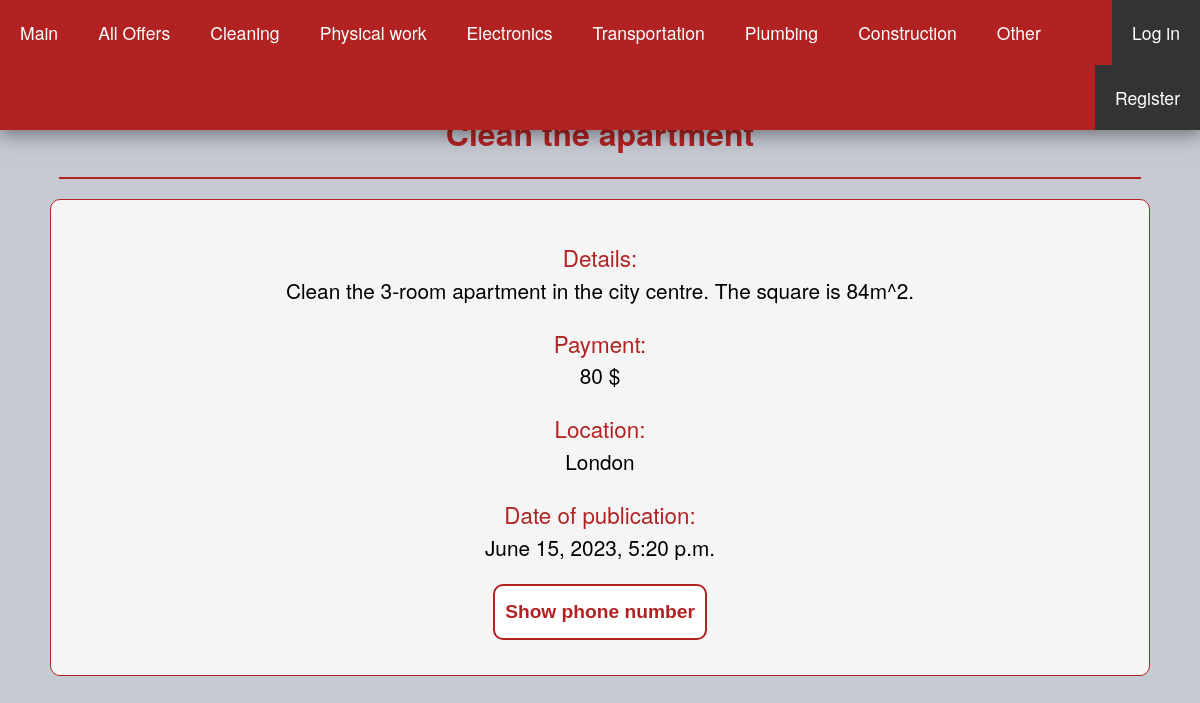
/offers/30, run on the app's committed database.
### job_app/models.py (models this page shows, shortened)
class Offer(models.Model):
    OFFER_CATEGORY = [('pl', 'plumbing'), ('el', 'electronics'), ('pw', 'physical work'),
                      ('cl', 'cleaning'), ('tr', 'transportation'), ('co', 'construction'),  ('ot', 'other')]
    title = models.CharField(blank=False, max_length=100)
    description = models.TextField(blank=False, max_length=500)
    category = models.CharField(blank=False, max_length=2, choices=OFFER_CATEGORY)
    payment = models.PositiveBigIntegerField(blank=False, default=0)
    city = models.CharField(blank=False, max_length=50, default="")
    issued = models.DateTimeField()
    phone = models.PositiveBigIntegerField(blank=False)
    user_id = models.CharField(blank=False, max_length=100, default="")

### job_app/views.py (the view)
# urls.py: path("offers/<int:offer_id>", app_views.offer, name="offer"),
def offer(request, offer_id):
    try:
        o = Offer.objects.get(id=offer_id)
        context = {'offer': o}
        print(o.user_id)
        return render(request, "offer.html", context)
    except:
        return django.http.HttpResponseNotFound("Not found")

### job_app/templates/offer.html (shortened to what this page needs)
{% extends "base.html" %}
{% block content %}
    <body class="offer">
        <h1>{{ offer.title }}</h1>
        <hr>
        <div class="container">
            <p class="offer"><span class="element">Details:</span><br>{{ offer.description }}</p>
            <p class="offer"><span class="element">Payment:</span><br>{{ offer.payment }} $</p>
            <p class="offer"><span class="element">Location:</span><br>{{ offer.city }}</p>
            <p class="offer"><span class="element">Date of publication:</span><br>{{ offer.issued }}</p>
        <button class="show-btn" id="number-btn">Show phone number</button>
        </div>
    </body>
{% endblock %}

### job_app/static/job_app/style/style.css (style rules this page uses)
body.offer { padding: 0; margin: 0; font-family: Helvetica Neue, Arial, sans-serif; text-align: center; background-color: #c5c9d2; }
h1 { color: firebrick; text-align: center; }
hr { border: 1px solid firebrick; width: 90%; }
.container { background-color: whitesmoke; padding: 20px 20px; margin: 20px 50px; border-radius: 10px; border: 1px solid firebrick; }
.element { color: firebrick; font-size: 1.4rem; }
p.offer { font-size: 1.3rem; line-height: 1.5; }
.show-btn { padding: 15px 10px; margin-bottom: 15px; border-radius: 10px; color: firebrick; font-size: 1.2rem; font-weight: bold; background-color: white; border: 2px solid firebrick; transition: .5s; }

### data on the page
Offer: title "Clean the apartment", description "Clean the 3-room apartment in the city centre. The square is 84m^2.", payment "80", city "London", issued "June 15, 2023, 5:20 p.m."
